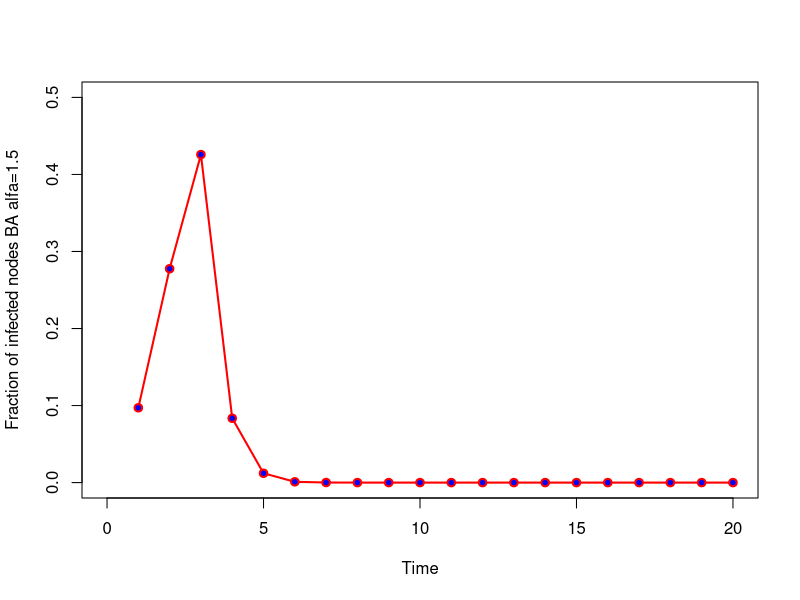

Here is the R script that generated this plot:
closeAllConnections()
graphics.off()
rm(list=ls()) #clear all variables
#set.seed(101) #start the random seed

# set the working directory
#setwd("~/Dropbox/0Programs/R/Networks/Epidemics")

library(igraph) # Load the igraph package

#### MODEL PARAMETERS ####
N = 1000; #number of nodes
av.dg = 8; #average degree
m = av.dg/2; # parameter of the BA model
q = 0.1 # rewiring probability in the WS model
p = av.dg/N # probability in the ER model

## MODELS ###
# BA network
G <- barabasi.game(N, m = av.dg/2, power=1.5, directed = FALSE)
#str = "BA"
#G <- sample_pa(N, power = 1, m = av.dg/2)
# # ER network
#G <- erdos.renyi.game(N,p, type =c("gnp"))
#str = "ER"
# # WS network
#G <- sample_smallworld(dim=1,size=N, nei = av.dg/2, p = q)
#str = "WS"
# ###### READ FROM FILE ####
#net <- read.table("test-star.txt")
#G <- graph.data.frame(net, directed=FALSE)
#plot(G, layout=layout.kamada.kawai, vertex.color="green")

#G <- make_graph("Zachary") # you can use the Zachary karate club network to test

#### SIR MODEL ####
# states: S:0 I:1 R:2
## Parameters of the SIR model
mu = 1 # probability of recovering
beta = 0.4 # probability of transmission

targetnodes = seq(1,10) # node that will be used as the seed nodes
Tmax = 20
Ninf = matrix(0,nrow = length(targetnodes), ncol = Tmax) # matrix that stores the number of infected nodes at each time step
# Ninf[i,t] yields the number of infected nodes at time t when the infection starts on i
for(i in targetnodes){
  # is the seed node
  vstates = matrix(0, nrow = N, ncol = 1)
  #print(paste('seed:', i))
  vstates[i] = 1
  vinfected = which(vstates %in% 1)
  t = 1
  #imm = sample(1:N, 10) #vaccination
  #vstates[imm] = 2
  while(length(vinfected) > 0){ # while there are infected nodes
    vinfected = which(vstates %in% 1)
    # try to recover all infected nodes at step (t+1)
    for(j in vinfected){
      if(runif(1,0,1) <= mu){
        vstates[j] = 2
      }
    }
    # try to infect all the neighbors of infected nodes at step t
    for(j in vinfected){
      ng = neighbors(G, j)
      for(k in ng){
        if(runif(1,0,1) <= beta){
          if(vstates[k] == 0){# infect only susceptible nodes
            vstates[k] = 1
          }
        }
      }
    }
    Ninf[i, t] = length(which(vstates %in% 1))/N # store the fraction of infected nodes at time t
    #print(paste('t:', t, 'rhoi', length(which(vstates %in% 1))/N))
    t = t + 1
  }
}
rhoi = colMeans(Ninf) # average number if infected nodes from the result of each seed node
t = seq(1,length(rhoi)) # time steps

plot(t, rhoi, xlab = "Time", ylab = "Fraction of infected nodes BA alfa=1.5",
     col = 'red', lwd=2,ylim = c(0,0.5), xlim = c(0,Tmax), pch = 21,  bg = "blue", type="o")
